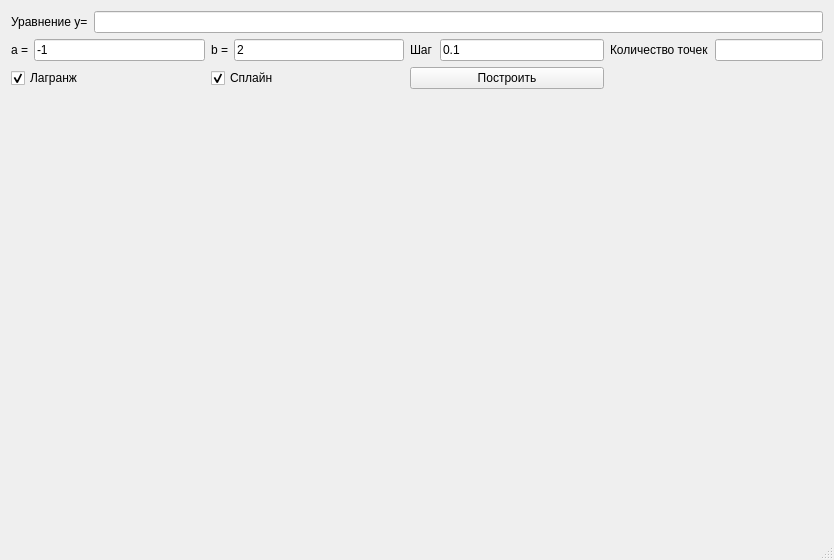
<?xml version="1.0" encoding="UTF-8"?>
<ui version="4.0">
 <class>MainWindow</class>
 <widget class="QMainWindow" name="MainWindow">
  <property name="windowModality">
   <enum>Qt::NonModal</enum>
  </property>
  <property name="geometry">
   <rect>
    <x>0</x>
    <y>0</y>
    <width>834</width>
    <height>560</height>
   </rect>
  </property>
  <property name="minimumSize">
   <size>
    <width>834</width>
    <height>560</height>
   </size>
  </property>
  <property name="maximumSize">
   <size>
    <width>834</width>
    <height>560</height>
   </size>
  </property>
  <property name="windowTitle">
   <string>lab4</string>
  </property>
  <property name="unifiedTitleAndToolBarOnMac">
   <bool>false</bool>
  </property>
  <widget class="QWidget" name="centralWidget">
   <layout class="QGridLayout" name="gridLayout_2">
    <item row="0" column="0">
     <layout class="QGridLayout" name="gridLayout">
      <item row="0" column="0" colspan="4">
       <layout class="QHBoxLayout" name="horizontalLayout_2">
        <item>
         <widget class="QLabel" name="label">
          <property name="text">
           <string>Уравнение y=</string>
          </property>
         </widget>
        </item>
        <item>
         <widget class="QLineEdit" name="formula">
          <property name="text">
           <string/>
          </property>
         </widget>
        </item>
       </layout>
      </item>
      <item row="1" column="0">
       <layout class="QHBoxLayout" name="horizontalLayout_3">
        <item>
         <widget class="QLabel" name="label_2">
          <property name="text">
           <string>a =</string>
          </property>
         </widget>
        </item>
        <item>
         <widget class="QLineEdit" name="startInt">
          <property name="text">
           <string>-1</string>
          </property>
         </widget>
        </item>
       </layout>
      </item>
      <item row="1" column="1">
       <layout class="QHBoxLayout" name="horizontalLayout">
        <item>
         <widget class="QLabel" name="label_3">
          <property name="text">
           <string>b =</string>
          </property>
         </widget>
        </item>
        <item>
         <widget class="QLineEdit" name="endint">
          <property name="text">
           <string>2</string>
          </property>
         </widget>
        </item>
       </layout>
      </item>
      <item row="1" column="2">
       <layout class="QHBoxLayout" name="horizontalLayout_4">
        <item>
         <widget class="QLabel" name="label_7">
          <property name="text">
           <string>Шаг</string>
          </property>
         </widget>
        </item>
        <item>
         <widget class="QLineEdit" name="lineEdit_4">
          <property name="text">
           <string>0.1</string>
          </property>
         </widget>
        </item>
       </layout>
      </item>
      <item row="1" column="3">
       <layout class="QHBoxLayout" name="horizontalLayout_5">
        <item>
         <widget class="QLabel" name="label_8">
          <property name="text">
           <string>Количество точек</string>
          </property>
         </widget>
        </item>
        <item>
         <widget class="QLineEdit" name="lineEdit_5">
          <property name="text">
           <string/>
          </property>
         </widget>
        </item>
       </layout>
      </item>
      <item row="2" column="2">
       <widget class="QPushButton" name="generateGr">
        <property name="text">
         <string>Построить</string>
        </property>
       </widget>
      </item>
      <item row="2" column="0">
       <widget class="QCheckBox" name="lagr">
        <property name="enabled">
         <bool>true</bool>
        </property>
        <property name="text">
         <string>Лагранж</string>
        </property>
        <property name="checked">
         <bool>true</bool>
        </property>
        <property name="tristate">
         <bool>false</bool>
        </property>
       </widget>
      </item>
      <item row="2" column="1">
       <widget class="QCheckBox" name="spl">
        <property name="text">
         <string>Сплайн</string>
        </property>
        <property name="checked">
         <bool>true</bool>
        </property>
       </widget>
      </item>
     </layout>
    </item>
    <item row="1" column="0">
     <widget class="QCustomPlot" name="customPlot" native="true">
      <property name="minimumSize">
       <size>
        <width>0</width>
        <height>400</height>
       </size>
      </property>
     </widget>
    </item>
    <item row="2" column="0">
     <spacer name="verticalSpacer">
      <property name="orientation">
       <enum>Qt::Vertical</enum>
      </property>
      <property name="sizeHint" stdset="0">
       <size>
        <width>20</width>
        <height>40</height>
       </size>
      </property>
     </spacer>
    </item>
   </layout>
  </widget>
  <widget class="QStatusBar" name="statusBar"/>
 </widget>
 <layoutdefault spacing="6" margin="11"/>
 <customwidgets>
  <customwidget>
   <class>QCustomPlot</class>
   <extends>QWidget</extends>
   <header>../../qcustomplot.h</header>
   <container>1</container>
  </customwidget>
 </customwidgets>
 <resources/>
 <connections/>
</ui>
